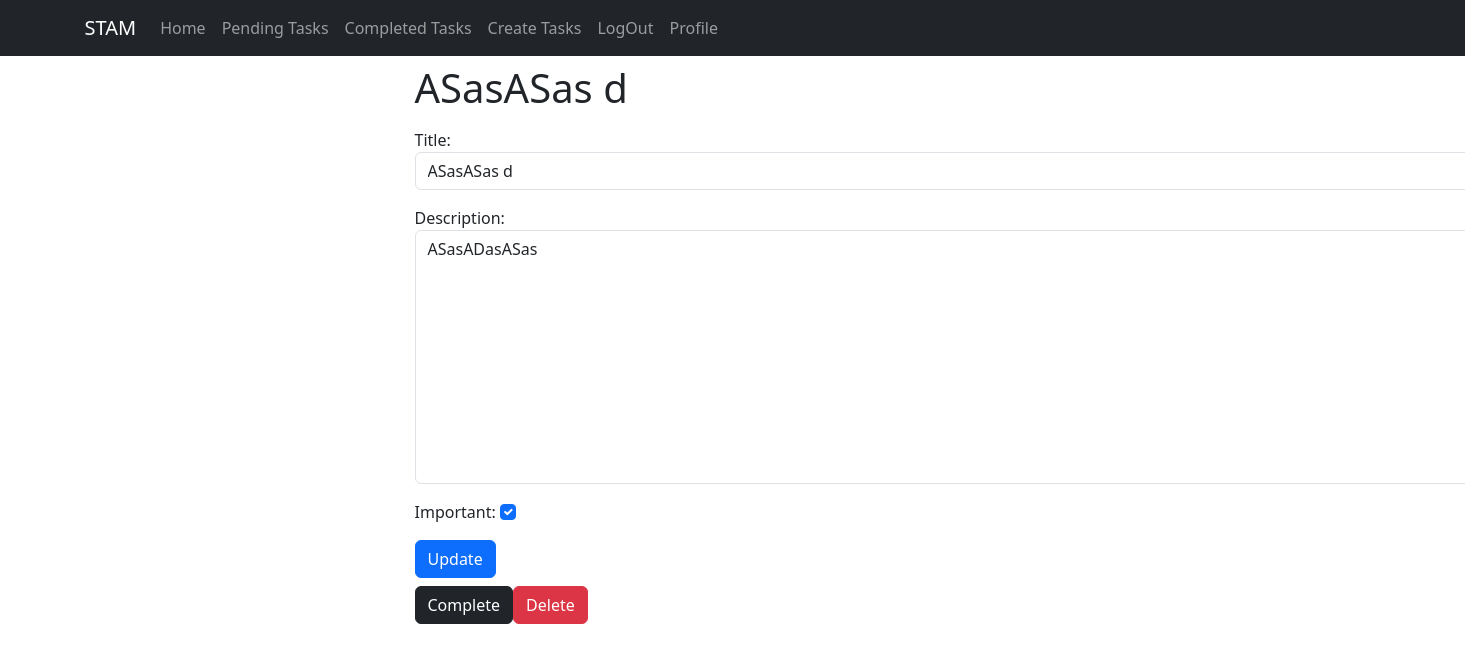
The page /tasks/5/ (signed in) on the database its author committed.
### tasks/models.py (models this page shows, shortened)
class Task(models.Model):
    title = models.CharField(max_length=200)
    description = models.TextField(blank=True)
    created = models.DateTimeField(auto_now_add=True)
    datecompleted = models.DateTimeField(null=True, blank=True)
    important = models.BooleanField(default=False)
    user = models.ForeignKey(User, on_delete=models.CASCADE)

### tasks/views.py (the view, shortened to what this page needs)
# urls.py: path('tasks/<int:task_id>/', views.task_detail, name='task_detail'),
@login_required
def task_detail(request, task_id):
    if request.method == 'GET':
        task = get_object_or_404(Task, pk=task_id, user=request.user)
        form = TaskForm(instance=task)
        return render(request, 'task_detail.html',
                      {'task': task, 'form': form})

### tasks/forms.py
class TaskForm(forms.ModelForm):
    class Meta:
        model = Task
        fields = ['title', 'description','important']
        widgets = {
            'title': forms.TextInput(attrs={'class': 'form-control', 'placeholder': 'Write a Title'}),
            'description': forms.Textarea(attrs={'class': 'form-control', 'placeholder': 'Write a Description for the Task'}),
            'important': forms.CheckboxInput(attrs={'class': 'form-check-input text-center'})
        }

### tasks/templates/task_detail.html (shortened to what this page needs)
{% extends 'base.html' %}
{% block content %}
 <main class='container'>
   <div class="row">
    <div class="md-6 offset-md-3">
      <h1 class='text-secundary py-2'> {{ task.title }}</h1>
              <form method="POST">
                {{ form.as_p }}
               <button class="btn btn-primary">Update</button>
            </form>
        <div class='d-flex mt-2'>
            <form action="{% url 'complete_task' task.id %}" method="POST">
              <button class="btn btn-dark">Complete</button>
            </form>
              <form action="{% url 'delete_task' task.id %}" method="POST">
              <button class="btn btn-danger">Delete</button>
            </form>
        </div>
  </div>
  </div>
</main>
{% endblock %}

### rows shown on the page
Task: title "ASasASas d", description "ASasADasASas", important "☑"
